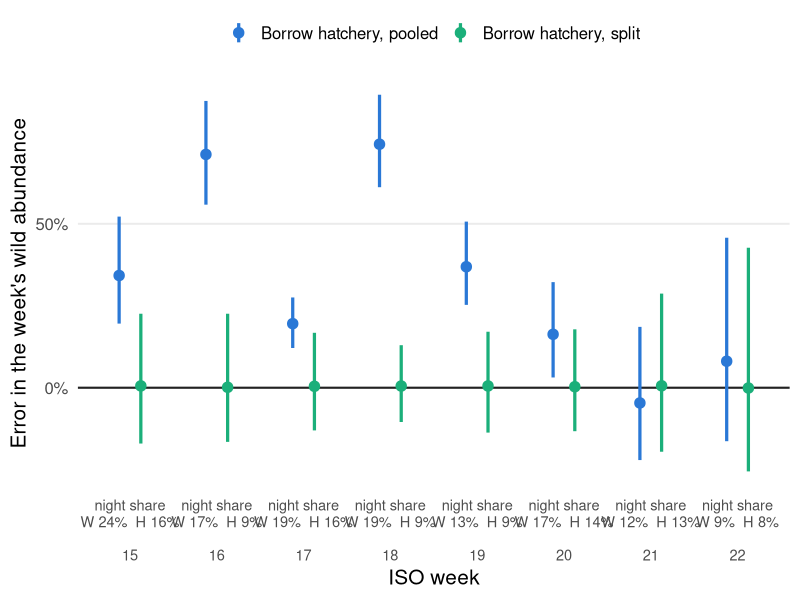

R code for this plot:
# Borrowing hatchery GE: pooled vs split by day and night
# (Run time: about 5 seconds. Times vary up to 2x between computers.)
# Run from the repository root: Rscript 07a_day_night_closed_form.R
# Plain R plus ggplot2 >= 3.4.0; no JAGS needed for this example.
#
# This reproduces the talk's "What Splitting Buys" figure. MY2025 PIT counts
# set synthetic arrival numbers, timing, and hatchery day/night guidance.
# They are calibration inputs, not known biological truth. We deliberately
# assign both rears identical day GE, night GE, GRS detection, and nonguided
# GOJ recovery; only their night shares differ. Within each week, detection
# and recovery are constant across day/night and GRS-read/missed fish.
# The optional wild.ge.multiplier exercise relaxes the shared-GE assumption.
#
# Each simulation redraws detections and estimates GE, detection, and timing
# in closed form. GOJ recovery is a fixed simulation input, not estimated.
# We compare COMPLETE borrowing, not the partial pooling in lesson 06:
#   pooled: wild borrows hatchery's pooled weekly GE
#   split: wild borrows hatchery's day/night GE and uses its own night share
#
# Error = true wild GE / borrowed GE - 1, with expected catch held fixed.
# This isolates error from GE borrowing. It omits trap-catch, composition,
# and genetic uncertainty. Synthetic tagged-arrival counts also weight the
# synthetic season total; they are not measured whole-run weekly abundance.
# Points are median errors, bars the middle 90% ACROSS simulated seasons.
# They are not confidence/credible intervals from one fitted data set.
#
# Failed overlap estimates NEVER receive the known simulation probability.
# Both methods use the same valid weeks; season comparisons require all
# weeks to be valid. Failures are reported, including their causes. Summaries
# are conditional on successful estimation, which matters for sparse trials.

# 1. Observed calibration inputs ----
borrow_inputs <- function() {
  wk <- data.frame(
    week = 15:22,
    H.Gd = c(121, 101, 137, 145, 96, 127, 6, 5),
    H.Gn = c(287, 394, 829, 498, 497, 456, 72, 48),
    H.Sd = c(4631, 9373, 17284, 13641, 8478, 3204, 1781, 1844),
    H.Sn = c(742, 665, 2673, 1159, 617, 326, 213, 137),
    H.p = c(.42391, .58363, .63397, .55235, .45013, .41516, .72059, .48571),
    W.Gd = c(8, 3, 3, 9, 2, 16, 2, 2),
    W.Gn = c(19, 40, 23, 83, 48, 83, 27, 28),
    W.Sd = c(122, 226, 303, 732, 425, 327, 418, 453),
    W.Sn = c(32, 28, 60, 132, 51, 47, 48, 32),
    W.p = c(.36364, .42857, .53659, .46154, .26154, .22857, .38889, .39048))
  for (r in c("H", "W")) {
    wk[[paste0(r, ".Nd")]] <- wk[[paste0(r, ".Gd")]] + wk[[paste0(r, ".Sd")]] / wk[[paste0(r, ".p")]]
    wk[[paste0(r, ".Nn")]] <- wk[[paste0(r, ".Gn")]] + wk[[paste0(r, ".Sn")]] / wk[[paste0(r, ".p")]]
  }
  wk$ge.d <- wk$H.Gd / wk$H.Nd
  wk$ge.n <- wk$H.Gn / wk$H.Nn
  wk$p.true <- wk$H.p
  wk$aW <- wk$W.Nn / (wk$W.Nd + wk$W.Nn)
  wk$aH <- wk$H.Nn / (wk$H.Nd + wk$H.Nn)
  wk$NW <- round(wk$W.Nd + wk$W.Nn)
  wk$NH <- round(wk$H.Nd + wk$H.Nn)
  wk
}

# 2. Closed-form estimation from observable counts only ----
# No truth parameter is accepted by this function.
estimate_borrow_rear <- function(Gd, Gn, Sd, Sn, c4, c5) {
  counts <- c(Gd, Gn, Sd, Sn, c4, c5)
  stopifnot(length(counts) == 6L, all(is.finite(counts)),
            all(counts >= 0), all(counts == floor(counts)), c4 <= Sd + Sn)
  fail <- function(reason) list(ok = FALSE, reason = reason,
                                ge.d = NA_real_, ge.n = NA_real_, a = NA_real_, pool = NA_real_)
  if (c4 + c5 == 0) return(fail("no GOJ recoveries"))
  if (c4 == 0) return(fail("no GRS-GOJ overlap"))
  p.hat <- c4 / (c4 + c5)
  Nd.hat <- Gd + Sd / p.hat
  Nn.hat <- Gn + Sn / p.hat
  if (Nd.hat <= 0 || Nn.hat <= 0) return(fail("empty day/night sample"))
  list(ok = TRUE, reason = "ok", ge.d = Gd / Nd.hat, ge.n = Gn / Nn.hat,
       a = Nn.hat / (Nd.hat + Nn.hat), pool = (Gd + Gn) / (Nd.hat + Nn.hat))
}

simulate_borrow_rear <- function(N, a, ge.d, ge.n, p, phi) {
  stopifnot(length(N) == 1L, is.finite(N), N >= 1, N == floor(N),
            all(is.finite(c(a, ge.d, ge.n, p, phi))),
            all(c(a, ge.d, ge.n, p, phi) >= 0), all(c(a, ge.d, ge.n, p, phi) <= 1))
  Nn <- rbinom(1, N, a); Nd <- N - Nn
  Gd <- rbinom(1, Nd, ge.d); Gn <- rbinom(1, Nn, ge.n)
  ngd <- Nd - Gd; ngn <- Nn - Gn
  Sd <- rbinom(1, ngd, p); Sn <- rbinom(1, ngn, p)
  # Independent recovery given nonguided passage: the identifying assumption.
  c4 <- rbinom(1, Sd + Sn, phi)
  c5 <- rbinom(1, ngd + ngn - Sd - Sn, phi)
  estimate_borrow_rear(Gd, Gn, Sd, Sn, c4, c5)
}

# 3. Paired comparisons over synthetic seasons ----
run_borrow_simulation <- function(wk = borrow_inputs(), n.sims = 2000L,
                                  seed = 2025L, phi = 123 / 3785,
                                  wild.ge.multiplier = 1) {
  stopifnot(n.sims >= 1, n.sims == floor(n.sims), nrow(wk) > 0,
            all(wk$NW > 0), all(wk$NH > 0))
  # Fix the RNG algorithms as well as the seed for reproducible figures.
  RNGkind("Mersenne-Twister", "Inversion", "Rejection")
  set.seed(seed)
  stopifnot(length(wild.ge.multiplier) == 1L, is.finite(wild.ge.multiplier),
            wild.ge.multiplier > 0,
            all(wild.ge.multiplier * c(wk$ge.d, wk$ge.n) <= 1))
  truth <- wild.ge.multiplier * ((1 - wk$aW) * wk$ge.d + wk$aW * wk$ge.n)
  stopifnot(all(truth > 0))
  weekly <- vector("list", n.sims)
  season <- data.frame(simulation = seq_len(n.sims), pooled = NA_real_, split = NA_real_)
  for (i in seq_len(n.sims)) {
    out <- data.frame(simulation = i, week = wk$week, pooled = NA_real_, split = NA_real_,
                      valid = FALSE, hatchery.reason = "ok", wild.reason = "ok", pair.reason = "ok")
    for (j in seq_len(nrow(wk))) {
      h <- simulate_borrow_rear(wk$NH[j], wk$aH[j], wk$ge.d[j], wk$ge.n[j], wk$p.true[j], phi)
      w <- simulate_borrow_rear(wk$NW[j], wk$aW[j], wild.ge.multiplier * wk$ge.d[j],
                                wild.ge.multiplier * wk$ge.n[j], wk$p.true[j], phi)
      out$hatchery.reason[j] <- h$reason
      out$wild.reason[j] <- w$reason
      if (!h$ok || !w$ok) { out$pair.reason[j] <- "rear estimation failed"; next }
      borrowed <- c(pooled = h$pool, split = (1 - w$a) * h$ge.d + w$a * h$ge.n)
      if (any(!is.finite(borrowed)) || any(borrowed <= 0)) {
        out$pair.reason[j] <- "zero or nonfinite borrowed GE"
        next
      }
      out[j, c("pooled", "split")] <- as.list(truth[j] / borrowed - 1)
      out$valid[j] <- TRUE
    }
    weekly[[i]] <- out
    if (all(out$valid)) {
      season$pooled[i] <- sum(wk$NW * (1 + out$pooled)) / sum(wk$NW) - 1
      season$split[i] <- sum(wk$NW * (1 + out$split)) / sum(wk$NW) - 1
    }
  }
  list(inputs = wk, weekly = do.call(rbind, weekly), season = season,
       n.sims = n.sims, seed = seed, phi = phi, wild.ge.multiplier = wild.ge.multiplier)
}

summarize_borrow_simulation <- function(result) {
  weekly <- result$weekly
  rows <- list(); k <- 0L
  for (week in result$inputs$week) for (method in c("pooled", "split")) {
    x <- weekly[weekly$week == week & weekly$valid, method]
    q <- if (length(x)) quantile(x, c(.05, .5, .95), names = FALSE) else rep(NA_real_, 3)
    k <- k + 1L
    rows[[k]] <- data.frame(week = week, method = method, n = length(x),
                           lo = q[1], median = q[2], hi = q[3])
  }
  valid <- is.finite(result$season$pooled) & is.finite(result$season$split)
  seasons <- do.call(rbind, lapply(c("pooled", "split"), function(method) {
    x <- result$season[valid, method]
    q <- if (length(x)) quantile(x, c(.05, .5, .95), names = FALSE) else rep(NA_real_, 3)
    data.frame(method = method, n = length(x), lo = q[1], median = q[2], hi = q[3])
  }))
  reasons <- do.call(rbind, lapply(c("hatchery.reason", "wild.reason", "pair.reason"), function(column) {
    tab <- as.data.frame(table(week = weekly$week, reason = weekly[[column]]), stringsAsFactors = FALSE)
    tab$component <- sub(".reason", "", column, fixed = TRUE)
    tab[tab$Freq > 0, c("component", "week", "reason", "Freq")]
  }))
  list(weekly = do.call(rbind, rows), season = seasons, diagnostics = reasons,
       failed.weeks = sum(!weekly$valid), failed.seasons = sum(!valid))
}

# 4. Slide figure: exactly the same summaries as the printed table ----
plot_borrow_simulation <- function(result, summary) {
  if (!requireNamespace("ggplot2", quietly = TRUE) || utils::packageVersion("ggplot2") < "3.4.0")
    stop("Install ggplot2 >= 3.4.0 to create the figure.")
  d <- summary$weekly
  if (any(!is.finite(as.matrix(d[, c("lo", "median", "hi")]))))
    stop("A week has no successful pairs; inspect diagnostics rather than drawing an incomplete figure.")
  d$method <- factor(d$method, levels = c("pooled", "split"),
                     labels = c("Borrow hatchery, pooled", "Borrow hatchery, split"))
  wk <- result$inputs
  labels <- sprintf("night share\nW %.0f%%  H %.0f%%\n\n%d", 100 * wk$aW, 100 * wk$aH, wk$week)
  dodge <- ggplot2::position_dodge(width = .5)
  ggplot2::ggplot(d, ggplot2::aes(factor(week), median, color = method)) +
    ggplot2::geom_hline(yintercept = 0, linewidth = .7, color = "#222222") +
    ggplot2::geom_linerange(ggplot2::aes(ymin = lo, ymax = hi), linewidth = 1.1, position = dodge) +
    ggplot2::geom_point(size = 3.2, position = dodge) +
    ggplot2::scale_color_manual(values = c("Borrow hatchery, pooled" = "#2A78D6",
                                          "Borrow hatchery, split" = "#1BAF7A"), name = NULL) +
    ggplot2::scale_x_discrete(labels = labels) +
    ggplot2::scale_y_continuous(labels = function(x) paste0(round(100 * x), "%"), breaks = c(0, .5)) +
    ggplot2::labs(x = "ISO week", y = "Error in the week's wild abundance") +
    ggplot2::theme_minimal(base_size = 15) +
    ggplot2::theme(legend.position = "top", panel.grid.major.x = ggplot2::element_blank(),
                   panel.grid.minor = ggplot2::element_blank(),
                   axis.text.x = ggplot2::element_text(size = 10.5, lineheight = .95),
                   plot.background = ggplot2::element_rect(fill = "white", color = NA))
}

main_borrow_simulation <- function(output.dir = "figures") {
  result <- run_borrow_simulation()
  summary <- summarize_borrow_simulation(result)
  cat("Synthetic seasons calibrated to MY2025 PIT counts; complete borrowing.\n")
  cat("Failed paired weeks:", summary$failed.weeks, "of", nrow(result$weekly), "\n")
  cat("Seasons excluded from BOTH methods:", summary$failed.seasons, "of", result$n.sims, "\n")
  cat("Summaries describe successful pairs. Bars span the middle 90% of simulated errors.\n")
  print(summary$diagnostics[summary$diagnostics$reason != "ok", ], row.names = FALSE)
  print(summary$weekly, row.names = FALSE)
  cat("\nSynthetic season total: median error (middle 90% of successful seasons)\n")
  for (i in seq_len(nrow(summary$season))) {
    s <- summary$season[i, ]
    cat(sprintf("  %-7s %+.1f%% (%+.1f%% to %+.1f%%), n = %d\n",
                s$method, 100 * s$median, 100 * s$lo, 100 * s$hi, s$n))
  }
  g <- plot_borrow_simulation(result, summary)
  print(g)
  dir.create(output.dir, showWarnings = FALSE, recursive = TRUE)
  prefix <- file.path(output.dir, "day_night_borrowing")
  ggplot2::ggsave(paste0(prefix, ".png"), g, width = 12, height = 5.8, dpi = 300, bg = "white")
  # Base R's SVG device avoids an extra svglite dependency.
  ggplot2::ggsave(paste0(prefix, ".svg"), g, device = grDevices::svg,
                  width = 12, height = 5.8, bg = "white")
  write.csv(summary$weekly, paste0(prefix, "_weekly.csv"), row.names = FALSE)
  write.csv(summary$season, paste0(prefix, "_season.csv"), row.names = FALSE)
  write.csv(summary$diagnostics, paste0(prefix, "_diagnostics.csv"), row.names = FALSE)
  capture.output(sessionInfo(), file = paste0(prefix, "_session.txt"))
  invisible(list(result = result, summary = summary, plot = g))
}

# Try this ----
# 1. Set wk <- borrow_inputs(); wk$aW <- wk$aH, then run
#    result <- run_borrow_simulation(wk); summarize_borrow_simulation(result).
#    Does the pooled mismatch disappear when timing is the same?
# 2. Reduce wk$NW tenfold (round and keep at least one fish). Inspect failure
#    counts as well as conditional error summaries. Dropping difficult weeks
#    can make successful-only performance look more favorable.
# 3. Run run_borrow_simulation(wild.ge.multiplier = 0.8). Wild's true day/night
#    GE are now 20% below hatchery's, and wild truth is recomputed accordingly.
#    Does borrowing split GE still remove the bias when the components differ?
#
# Where BPA teaches this ----
# Chapter 7.9: identifiability; Chapter 9: detection histories and latent routes.
# This is a closed-form simulation, not a fit of the production JAGS model.

# Standard source() runs the lesson too. Tests can load definitions only.
if (!isTRUE(getOption("BSUecostats.functions_only", FALSE))) main_borrow_simulation()
